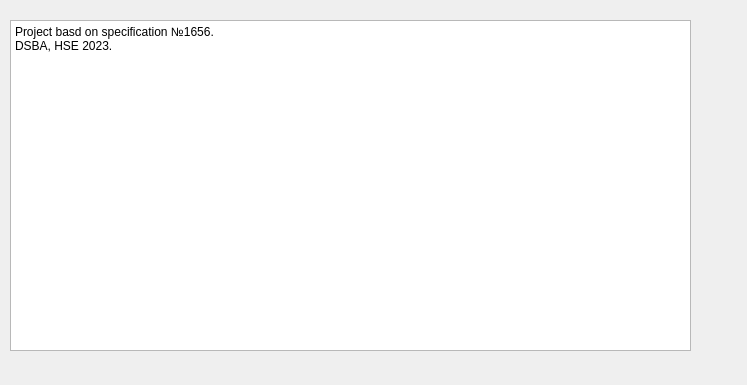
<?xml version="1.0" encoding="UTF-8"?>
<ui version="4.0">
 <class>aboutWidget</class>
 <widget class="QWidget" name="aboutWidget">
  <property name="geometry">
   <rect>
    <x>0</x>
    <y>0</y>
    <width>747</width>
    <height>385</height>
   </rect>
  </property>
  <property name="windowTitle">
   <string>Form</string>
  </property>
  <widget class="QWidget" name="gridLayoutWidget">
   <property name="geometry">
    <rect>
     <x>10</x>
     <y>20</y>
     <width>681</width>
     <height>331</height>
    </rect>
   </property>
   <layout class="QGridLayout" name="gridLayout">
    <item row="0" column="0">
     <widget class="QPlainTextEdit" name="plainTextEdit">
      <property name="plainText">
       <string>Project basd on specification №1656.
DSBA, HSE 2023.</string>
      </property>
     </widget>
    </item>
   </layout>
  </widget>
 </widget>
 <resources/>
 <connections/>
</ui>
